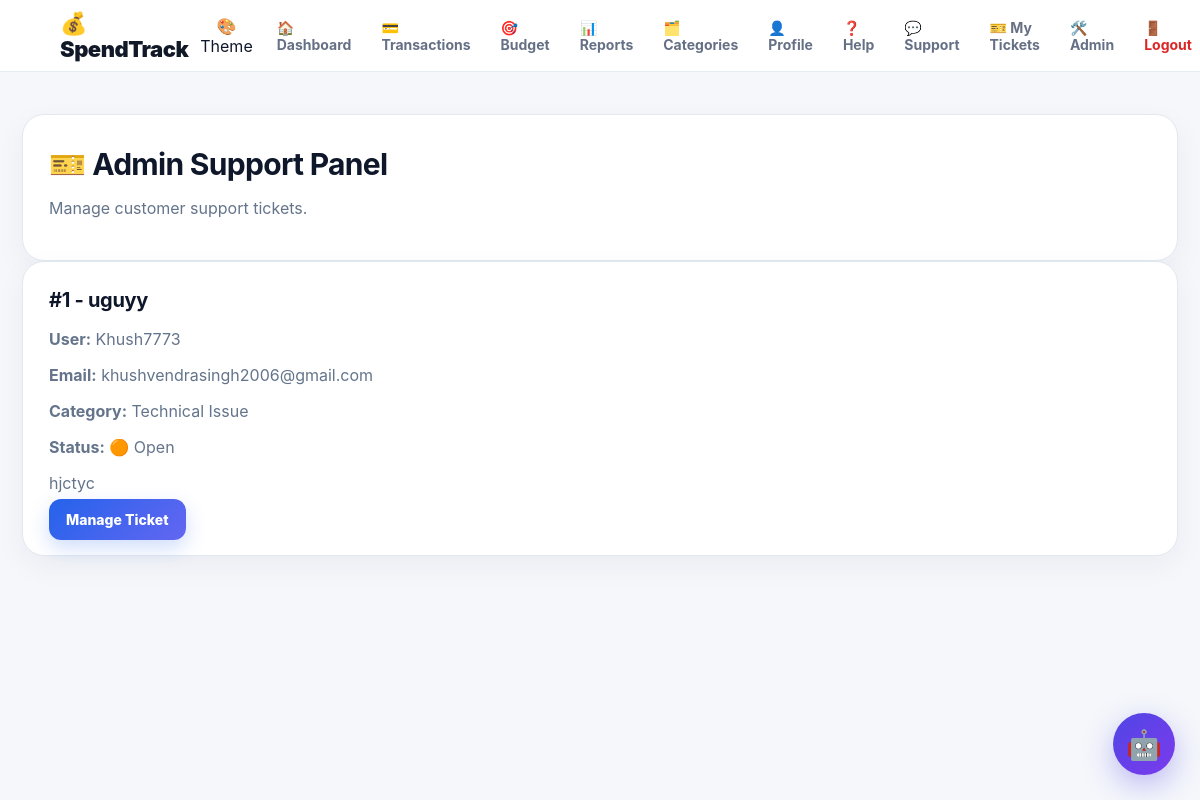
Screenshot of /admin/support (signed in) with the database file from the repository.
### tables this page shows
CREATE TABLE support_tickets (
    id INTEGER PRIMARY KEY AUTOINCREMENT,
    user_id INTEGER NOT NULL,
    subject TEXT NOT NULL,
    category TEXT NOT NULL,
    message TEXT NOT NULL,
    status TEXT NOT NULL DEFAULT 'Open',
    admin_response TEXT DEFAULT '',
    created_at TEXT DEFAULT CURRENT_TIMESTAMP,
    updated_at TEXT DEFAULT CURRENT_TIMESTAMP,
    FOREIGN KEY(user_id) REFERENCES users(id)
);

CREATE TABLE users (
        id INTEGER PRIMARY KEY AUTOINCREMENT, name TEXT NOT NULL,
        email TEXT UNIQUE NOT NULL, password TEXT NOT NULL,
        created_at TIMESTAMP DEFAULT CURRENT_TIMESTAMP
    , profile_photo TEXT, username TEXT);

### app.py (the view)
@app.route("/admin/support")
@admin_required
def admin_support():
    conn = get_db()
    tickets = conn.execute("""
        SELECT
            support_tickets.*,
            users.name,
            users.email
        FROM support_tickets
        JOIN users
        ON support_tickets.user_id = users.id
        ORDER BY support_tickets.id DESC
    """).fetchall()
    conn.close()
    return render_template(
        "admin_support.html",
        tickets=tickets
    )

### app.py (called while the page is built)
def get_db():
    conn = sqlite3.connect(DATABASE)
    conn.row_factory = sqlite3.Row
    return conn

def admin_required(f):
    @wraps(f)
    def decorated_function(*args, **kwargs):
        if "user_id" not in session:
            flash("Please login first.", "error")
            return redirect(url_for("login"))
        if session.get("user_email") != ADMIN_EMAIL:
            flash("Admin access required.", "error")
            return redirect(url_for("dashboard"))
        return f(*args, **kwargs)
    return decorated_function

def user_categories(uid):
    if not uid: return CATEGORIES
    conn=get_db(); rows=conn.execute("SELECT name FROM categories WHERE user_id=? ORDER BY name",(uid,)).fetchall(); conn.close()
    return [r["name"] for r in rows] or CATEGORIES

@app.context_processor
def globals():
    return {"categories":user_categories(session.get("user_id")),"payment_methods":PAYMENT_METHODS,"month_names":MONTH_NAMES,"logged_in":"user_id" in session}

### templates/admin_support.html (shortened to what this page needs)
{% extends "base.html" %}
{% block content %}
<main class="container">
    <section class="panel">
        <h1>🎫 Admin Support Panel</h1>
        <p class="muted">
            Manage customer support tickets.
        </p>
    </section>
    {% if tickets %}
        {% for ticket in tickets %}
        <section class="panel">
            <h2>
                #{{ ticket["id"] }} - {{ ticket["subject"] }}
            </h2>
            <p>
                <strong>User:</strong>
                {{ ticket["name"] }}
            </p>
            <p>
                <strong>Email:</strong>
                {{ ticket["email"] }}
            </p>
            <p>
                <strong>Category:</strong>
                {{ ticket["category"] }}
            </p>
            <p>
                <strong>Status:</strong>
                {% if ticket["status"] == "Open" %}
                    🟠 Open
                {% elif ticket["status"] == "In Progress" %}
                    🟡 In Progress
                {% else %}
                    🟢 Resolved
                {% endif %}
            </p>
            <p>
                {{ ticket["message"] }}
            </p>
            <a
                href="{{ url_for('admin_ticket', ticket_id=ticket['id']) }}"
                class="primary"
            >
                Manage Ticket
            </a>
        </section>
        {% endfor %}
    {% endif %}
</main>
{% endblock %}

### static/style.css (style rules this page uses)
* { box-sizing: border-box; }
html { scroll-behavior: smooth; }
body { margin: 0; font-family: Inter, Arial, sans-serif; background: #f4f7fb; color: #172033; }
a { text-decoration: none; }
.container { max-width: 1250px; margin: auto; padding: 42px 22px; }
.muted { color: #7a8496; }
.primary, .secondary, .delete, .action { border: 0; border-radius: 12px; padding: 12px 17px; font-weight: 800; cursor: pointer; font-size: 14px; transition: 0.2s ease; }
.primary { background: linear-gradient(135deg, #2563eb, #6366f1); color: white; box-shadow: 0 8px 20px rgba(37, 99, 235, 0.22); }
.panel { background: white; border: 1px solid #e8edf5; border-radius: 22px; padding: 26px; box-shadow: 0 10px 30px rgba(31, 41, 55, 0.05); }
.panel h2 { margin-top: 0; font-size: 20px; letter-spacing: -0.3px; }
.panel h1 { font-size: 30px; margin: 5px 0 8px; letter-spacing: -0.7px; }
:root { --bg-color: #f5f7fb; --card-color: #ffffff; --text-color: #0f172a; --muted-color: #64748b; --primary-color: #4f46e5; --border-color: #e2e8f0; }
body { background: var(--bg-color); color: var(--text-color); transition: background 0.3s ease, color 0.3s ease; }
.panel, .authcard, .summary-card, .action-card, .transaction-card { background: var(--card-color); color: var(--text-color); border-color: var(--border-color); }
p, .muted, .auth-subtitle { color: var(--muted-color); }

### rows the page displays
support_tickets: id "1", subject "uguyy", name "Khush7773", email "khushvendrasingh2006@gmail.com", category "Technical Issue", status "🟠 Open", message "hjctyc"
